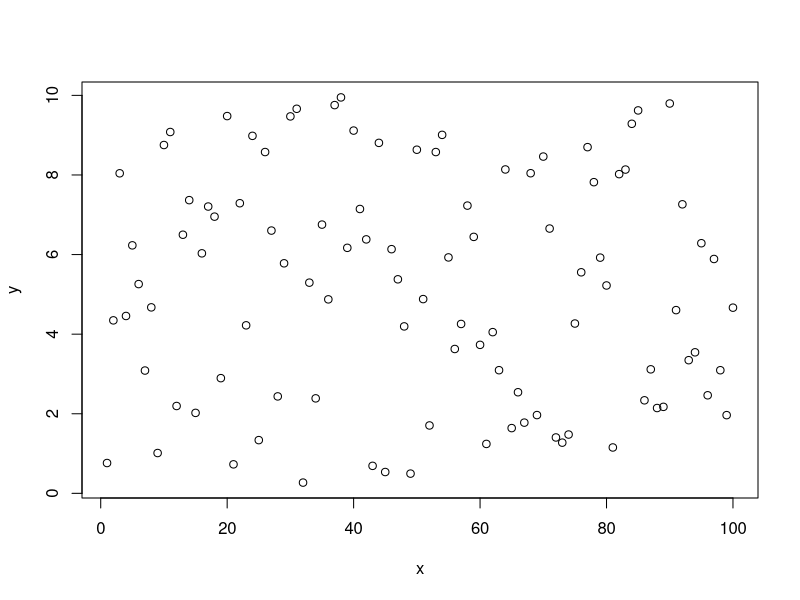
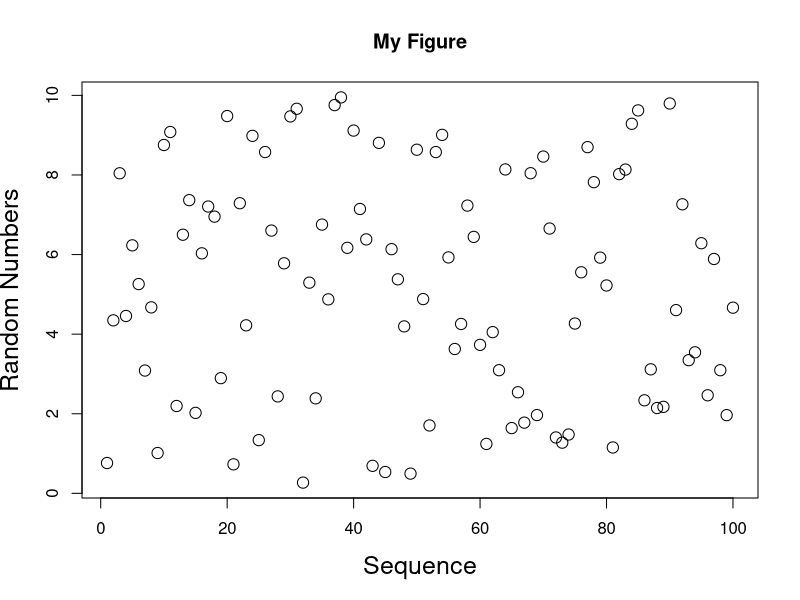
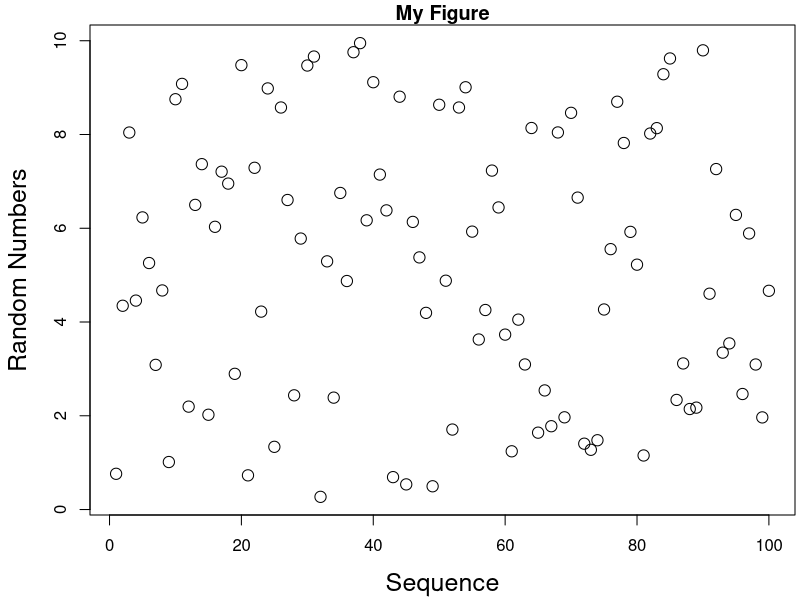
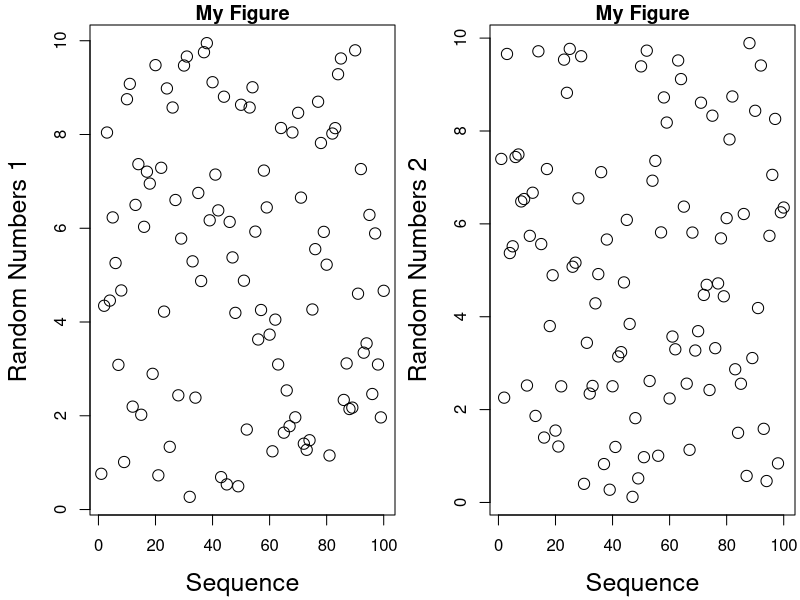
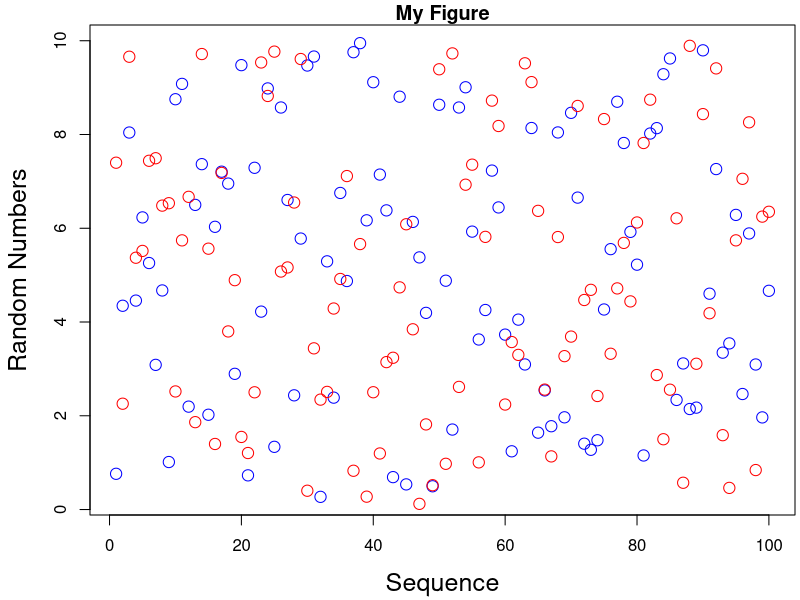
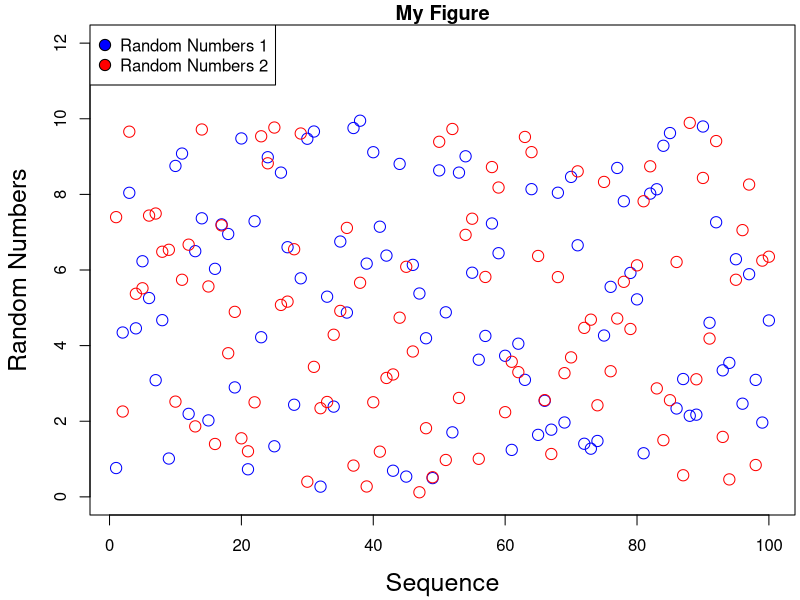

Source code (R) for these figures, in order:
rm(list=ls())
2+2
2*4
1/4
4^2
MyData <-read.csv("PA_Data.csv")
str(MyData)
head(MyData)
tail(MyData)
seq(1:100)
seq(1,100,0.5)
x = seq(1:100)
# Get the mean
mean(x)
y = runif(100, min = 0, max = 10)
########
# PLOTS
########
plot(x,y)
plot(x,y,main="My Figure", xlab="Sequence", ylab="Random Numbers", cex=1.5, cex.lab=1.5)
par(mai=c(0.85,0.9,0.25,0.05))
plot(x,y,main="My Figure", xlab="Sequence", ylab="Random Numbers", cex=1.5, cex.lab=1.5)
par(mfrow=c(1,2))
w <- runif(100, min = 0, max = 10)
par(mfrow=c(1,2))
plot(x,y,main="My Figure", xlab="Sequence", ylab="Random Numbers 1", cex=1.5, cex.lab=1.5)
plot(x,w,main="My Figure", xlab="Sequence", ylab="Random Numbers 2", cex=1.5, cex.lab=1.5)
par(mfrow=c(1,1))
plot(x,y,main="My Figure", xlab="Sequence", ylab="Random Numbers", cex=1.5, cex.lab=1.5, col="blue")
points(x,w, cex=1.5, col="red")
par(mfrow=c(1,1))
plot(x,y,main="My Figure", xlab="Sequence", ylab="Random Numbers", ylim=c(0,12), cex=1.5, cex.lab=1.5, col="blue")
points(x,w, cex=1.5, col="red")
legend("topleft", legend=c("Random Numbers 1", "Random Numbers 2"), pch=21, pt.bg=c("Blue", "Red"), pt.cex=1.5)
#############
# DATA FRAMES
#############
DataData <- data.frame(Column1=c(2,4,6,8), Column2=seq(1:4), Column3=c(8,6,4,2))
DataData$Column4 <- c(0.1,0.2,0.3,0.4)
DataData$Column5 <- DataData$Column1 * DataData$Column4

###########
# FOR LOOPS
###########

Data_Loop <-NULL
i <- 0.5
for(j in seq(0.1,1,0.1)){
loop_1 <- i + j
Data_Loop <- rbind(Data_Loop, data.frame(Parameterj=j, Result=loop_1))
print(j)
}

Data_Loop[3,2]

Data_Loop$Parameterj

############
# FUNCTIONS
############

FOO <- function(s,q){
	(s + q)}
FOO(1,1)
Data_Loop2 <-NULL
Data_Loop2 <- data.frame(Parameterq=seq(0.1,1,0.1), Result=FOO(0.5,seq(0.1,1,0.1)))
